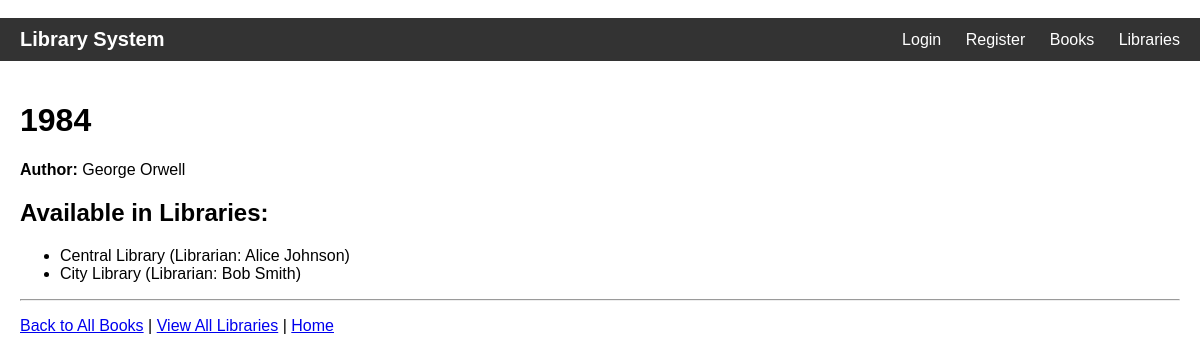
Screenshot of /book/3/ with the database file from the repository.
### relationship_app/models.py (models this page shows, shortened)
class Book(models.Model):
    title = models.CharField(max_length=200)
    author = models.ForeignKey(Author, on_delete=models.CASCADE, related_name='books')

class Author(models.Model):
    name = models.CharField(max_length=100)

class Library(models.Model):
    name = models.CharField(max_length=100)
    books = models.ManyToManyField(Book, related_name='libraries')

class Librarian(models.Model):
    name = models.CharField(max_length=100)
    library = models.OneToOneField(Library, on_delete=models.CASCADE, related_name='librarian')

### relationship_app/views.py (the view)
# urls.py: path('book/<int:book_id>/', views.book_detail, name='book_detail'),
def book_detail(request, book_id):
    book = get_object_or_404(Book.objects.select_related('author'), id=book_id)
    libraries = book.libraries.all()
    context = {
        'book': book,
        'libraries': libraries,
        'user': request.user
    }
    return render(request, 'relationship_app/book_detail.html', context)

### relationship_app/templates/relationship_app/book_detail.html (shortened to what this page needs)
﻿{% extends "relationship_app/base.html" %}
{% block content %}
<h1>{{ book.title }}</h1>
<p><strong>Author:</strong> {{ book.author.name }}</p>
<h2>Available in Libraries:</h2>
{% if libraries %}
    <ul>
        {% for library in libraries %}
        <li>
            {{ library.name }}
            {% if library.librarian %}
            (Librarian: {{ library.librarian.name }})
            {% endif %}
        </li>
        {% endfor %}
    </ul>
{% else %}
    <p>This book is not available in any library.</p>
{% endif %}
<hr>
<p>
    <a href="{% url 'relationship_app:list_books' %}">Back to All Books</a> |
    <a href="{% url 'relationship_app:library_list' %}">View All Libraries</a> |
    <a href="{% url 'relationship_app:home' %}">Home</a>
</p>
{% endblock %}

### relationship_app/templates/relationship_app/base.html (style rules this page uses)
body { font-family: Arial, sans-serif; margin: 0; padding: 0; }

### rows the page displays
Book: title "1984", author.name "George Orwell"
Library: name "Central Library", librarian.name "Alice Johnson"
Library: name "City Library", librarian.name "Bob Smith"
